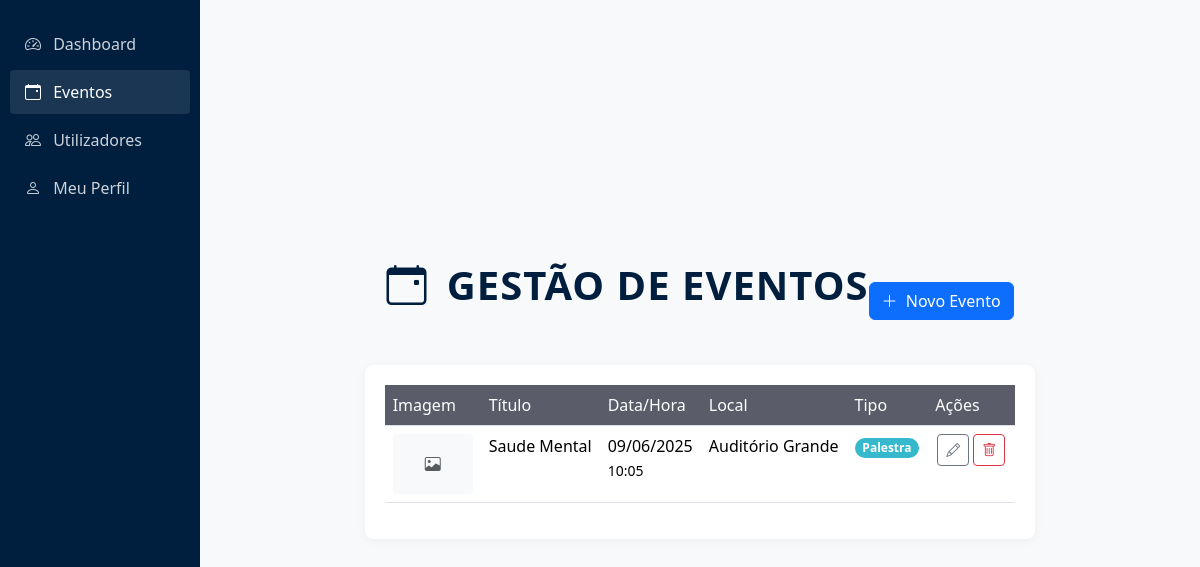
Page /admin/eventos_admin.php (signed in) on the committed database.
### tables this page shows
CREATE TABLE `eventos` (
  `id` int(11) NOT NULL,
  `id_organizador` int(11) DEFAULT NULL,
  `titulo` varchar(255) NOT NULL,
  `data` date NOT NULL,
  `hora` time DEFAULT NULL,
  `descricao` text DEFAULT NULL,
  `local` varchar(255) DEFAULT NULL,
  `imagem` varchar(255) DEFAULT NULL,
  `tipo` enum('evento','palestra') DEFAULT 'evento',
  `criado_em` timestamp NOT NULL DEFAULT current_timestamp()
);

### admin/eventos_admin.php (the view, shortened to what this page needs)
<?php
require '../includes/check_admin.php';
$limit = 10;
$page = isset($_GET['page']) && is_numeric($_GET['page']) ? (int)$_GET['page'] : 1;
$offset = ($page - 1) * $limit;
$sql_count = "SELECT COUNT(*) as total FROM eventos";
$result_count = $conn->query($sql_count);
if ($result_count && $result_count->num_rows > 0) {
    $total_events = (int)$result_count->fetch_assoc()['total'];
    $total_pages = max(1, ceil($total_events / $limit));
    $page = max(1, min($page, $total_pages));
    $offset = ($page - 1) * $limit;
}
$sql = "SELECT id, titulo, data, hora, descricao, local, imagem, tipo, criado_em
        FROM eventos
        ORDER BY data DESC, hora DESC
        LIMIT ? OFFSET ?";
$stmt = $conn->prepare($sql);
if ($stmt) {
    $stmt->bind_param("ii", $limit, $offset);
    $stmt->execute();
    $result = $stmt->get_result();
} else {
    die("Database error: " . $conn->error);
}
?>
<!DOCTYPE html>
<html lang="pt">
<head>
</head>
<body>
    <div class="container-fluid">
        <div class="row">
            <nav class="col-md-2 d-none d-md-block sidebar">
                <div class="sidebar-sticky">
                    <ul class="nav flex-column">
                        <li class="nav-item">
                            <a class="nav-link" href="index.php">
                                <i class="bi bi-speedometer2"></i> Dashboard
                            </a>
                        </li>
                        <li class="nav-item">
                            <a class="nav-link active" href="eventos_admin.php">
                                <i class="bi bi-calendar-event"></i> Eventos
                            </a>
                        </li>
                        <li class="nav-item">
                            <a class="nav-link" href="utilizadores.php">
                                <i class="bi bi-people"></i> Utilizadores
                            </a>
                        </li>
                        <li class="nav-item">
                            <a class="nav-link" href="../perfil.php">
                                <i class="bi bi-person"></i> Meu Perfil
                            </a>
                        </li>
                    </ul>
                </div>
            </nav>
            <main class="col-md-10 ms-sm-auto main-content">
                <div class="d-flex justify-content-between align-items-center mb-4">
                    <h2><i class="bi bi-calendar-event me-2"></i> Gestão de Eventos</h2>
                    <a href="adicionar_evento.php" class="btn btn-primary">
                        <i class="bi bi-plus-lg me-1"></i> Novo Evento
                    </a>
                </div>
                <div class="table-container">
                    <?php if ($result->num_rows > 0): ?>
                        <div class="table-responsive">
                            <table class="table table-hover">
                                <thead>
                                    <tr>
                                        <th>Imagem</th>
                                        <th>Título</th>
                                        <th>Data/Hora</th>
                                        <th>Local</th>
                                        <th>Tipo</th>
                                        <th>Ações</th>
                                    </tr>
                                </thead>
                                <tbody>
                                    <?php while ($evento = $result->fetch_assoc()): ?>
                                        <tr>
                                            <td>
                                                <?php if ($evento['imagem']): ?>
                                                    <img src="../static/eventos/<?= htmlspecialchars($evento['imagem']) ?>"
                                                         class="event-image"
                                                         alt="<?= htmlspecialchars($evento['titulo']) ?>">
                                                <?php else: ?>
                                                    <div class="event-image bg-light d-flex align-items-center justify-content-center">
                                                        <i class="bi bi-image text-muted"></i>
                                                    </div>
                                                <?php endif; ?>
                                            </td>
                                            <td><?= htmlspecialchars($evento['titulo']) ?></td>
                                            <td>
                                                <?= date('d/m/Y', strtotime($evento['data'])) ?>
                                                <?php if ($evento['hora']): ?>
                                                    <br><small><?= date('H:i', strtotime($evento['hora'])) ?></small>
                                                <?php endif; ?>
                                            </td>
                                            <td><?= $evento['local'] ? htmlspecialchars($evento['local']) : '-' ?></td>
                                            <td>
                                                <?php
                                                $badge_class = 'badge-' . strtolower($evento['tipo']);
                                                ?>
                                                <span class="badge rounded-pill <?= $badge_class ?>">
                                                    <?= ucfirst(htmlspecialchars($evento['tipo'])) ?>
                                                </span>
                                            </td>
                                           <td>
                                            <div class="d-flex">
                                                    <a href="editar_evento.php?id=<?= $evento['id'] ?>"
                                                    class="btn btn-sm btn-outline-secondary action-btn"
                                                    title="Editar">
                                                        <i class="bi bi-pencil"></i>
                                                    <a href="/ListaAtena/admin/eliminar_evento.php?id=<?= $evento['id'] ?>"
                                                    class="btn btn-sm btn-outline-danger action-btn"
                                                    title="Excluir"
                                                    onclick="return confirm('Tem certeza que deseja excluir este evento e todas as suas inscrições?')">
                                                        <i class="bi bi-trash"></i>
                                                    </a>
                                            </div>
                                            </td>
                                        </tr>
                                    <?php endwhile; ?>
                                </tbody>
                            </table>
                        </div>
                    <?php endif; ?>
                </div>
            </main>
        </div>
    </div>
</body>
</html>

### static/styles.css (style rules this page uses)
main { display: flex; flex-direction: column; align-items: center; justify-content: center; min-height: calc(100vh - 150px); padding: 2rem; background-color: #f8f9fa; }
h2 { color: #001f3f; font-size: 2.5rem; margin-bottom: 2rem; text-align: center; font-weight: 600; text-transform: uppercase; letter-spacing: 1px; }

### admin/eventos_admin.php (style rules this page uses)
:root { --primary: #001f3f; --secondary: #858796; --success: #1cc88a; --danger: #e74a3b; --warning: #f6c23e; --info: #36b9cc; --dark: #5a5c69; --light: #f8f9fc; }
body { background-color: #f5f7fb; font-family: 'Segoe UI', Tahoma, Geneva, Verdana, sans-serif; }
.sidebar { background: var(--primary); min-height: 100vh; padding: 20px 0; }
.sidebar .nav-link { color: rgba(255,255,255,0.8); padding: 10px 15px; margin: 2px 10px; border-radius: 4px; }
.sidebar .nav-link:hover, .sidebar .nav-link.active { background: rgba(255,255,255,0.1); color: white; }
.sidebar .nav-link i { margin-right: 8px; }
.main-content { padding: 20px; }
.table-container { background: white; border-radius: 8px; box-shadow: 0 2px 10px rgba(0,0,0,0.05); padding: 20px; }
.table th { background: var(--dark); color: white; font-weight: 500; }
.event-image { width: 80px; height: 60px; object-fit: cover; border-radius: 4px; }
.badge-palestra { background: var(--info); }
.action-btn { width: 32px; height: 32px; display: inline-flex; align-items: center; justify-content: center; border-radius: 4px; margin: 0 2px; }

### rows in the picture
eventos: titulo "Saude Mental", data "09/06/2025", hora "10:05", local "Auditório Grande", tipo "Palestra"
